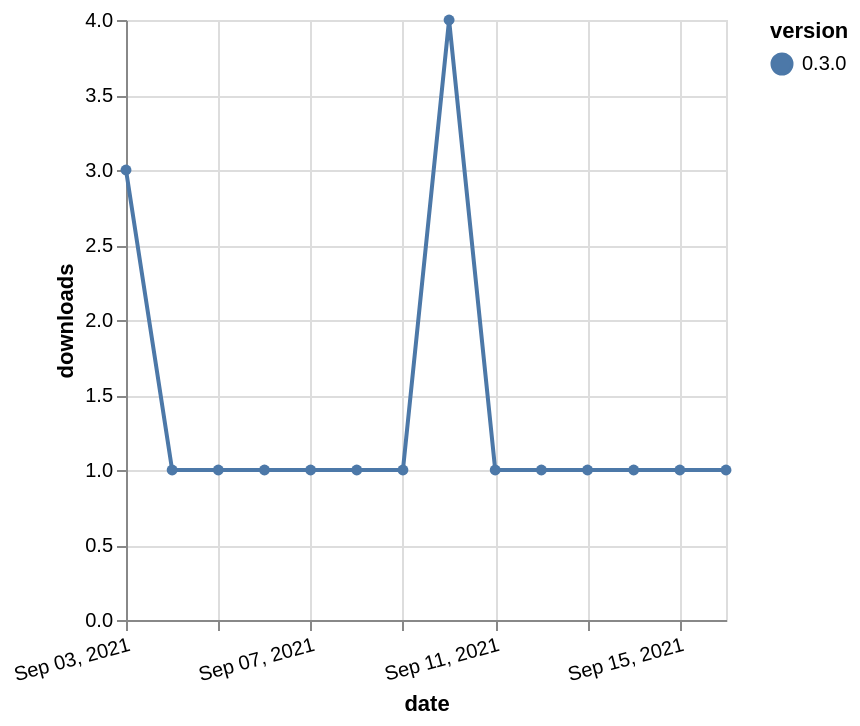

The Vega-Lite source for this figure:
### Vega-Lite specification from a JSON file in a GitHub repository (floating-point values rounded to 4 significant figures)
{"$schema": "https://vega.github.io/schema/vega-lite/v5.json", "description": "A simple bar chart with embedded data.", "data": {"values": [{"date": "2021-09-03", "total": 410, "delta": 3, "version": "0.3.0"}, {"date": "2021-09-04", "total": 411, "delta": 1, "version": "0.3.0"}, {"date": "2021-09-05", "total": 412, "delta": 1, "version": "0.3.0"}, {"date": "2021-09-06", "total": 413, "delta": 1, "version": "0.3.0"}, {"date": "2021-09-07", "total": 414, "delta": 1, "version": "0.3.0"}, {"date": "2021-09-08", "total": 415, "delta": 1, "version": "0.3.0"}, {"date": "2021-09-09", "total": 416, "delta": 1, "version": "0.3.0"}, {"date": "2021-09-10", "total": 420, "delta": 4, "version": "0.3.0"}, {"date": "2021-09-11", "total": 421, "delta": 1, "version": "0.3.0"}, {"date": "2021-09-12", "total": 422, "delta": 1, "version": "0.3.0"}, {"date": "2021-09-13", "total": 423, "delta": 1, "version": "0.3.0"}, {"date": "2021-09-14", "total": 424, "delta": 1, "version": "0.3.0"}, {"date": "2021-09-15", "total": 425, "delta": 1, "version": "0.3.0"}, {"date": "2021-09-16", "total": 426, "delta": 1, "version": "0.3.0"}]}, "width": "container", "mark": {"type": "line", "point": {"filled": true}}, "encoding": {"x": {"field": "date", "type": "temporal", "timeUnit": "yearmonthdate", "title": "date", "axis": {"labelAngle": -15}}, "y": {"field": "delta", "type": "quantitative", "title": "downloads"}, "color": {"field": "version", "type": "nominal"}, "tooltip": {"field": "delta"}}}
